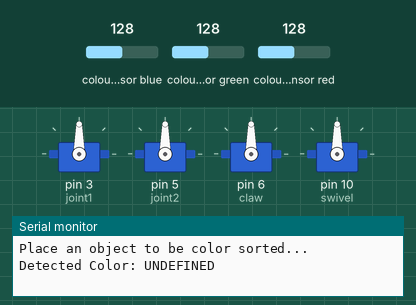
A sketch run on a simulated Arduino Uno, built with avr-gcc and run on an emulated ATmega328P. On the bench: 4 × servo, the last lines printed to the serial monitor. Wiring (inferred from the names in the program): TCS3200 colour sensor: output pin 13; S2 pin 8; S3 pin 12; S0 pin 4; S1 pin 7. The inputs (shaded band) are chosen by the test bench; at power-on: colour sensor blue 128, colour sensor green 128, colour sensor red 128.

Above: at 0.1 s.
At 5.0 s:
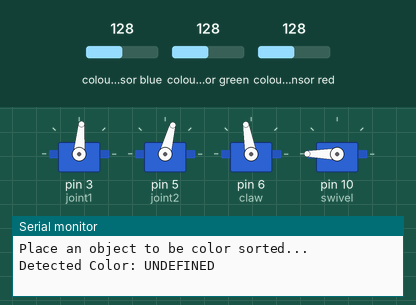
At 14.0 s:
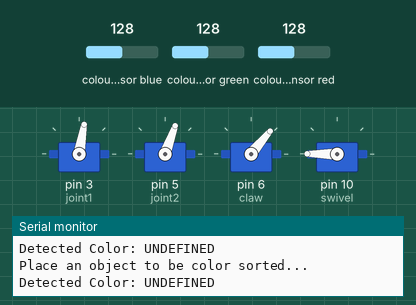
At 24.0 s:
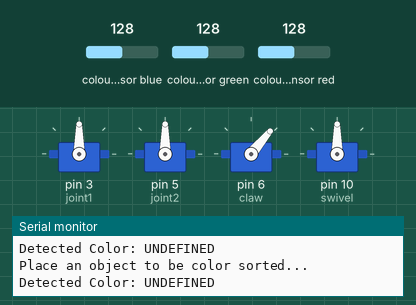
At 38.0 s:
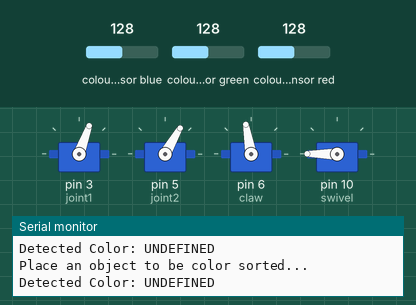
Timing chart, 0 to 40.0 s (numbered marks = the images above):
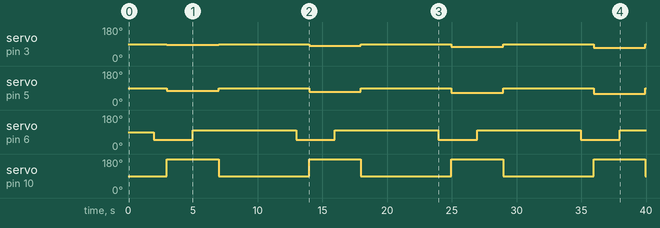

The sketch:

Color_Sorting_Arduino_Robotic_Arm_V4.ino
```cpp
#include <Servo.h>

// Define the Servo objects
Servo joint1, joint2, claw, swivel;

// Color Sensor Pins for TCS3200
// S2 & S3 measure the color
// S0 & S1 affect intensity of output
const int S0 = 4, S1 = 7, S2 = 8, S3 = 12, OUT = 13;

int red_count = 0, green_count = 0, blue_count = 0, undefined_count = 0;

int BIN_POSITIONS[4][2] = {
  {90, 80}, // Bin 1
  {90, 80}, // Bin 2
  {90, 80}, // Bin 3
  {90, 80}, // Bin 4
};

//
const int SWIVEL_PICKUP = 90;
const int SWIVEL_BIN_POSITIONS[4] = {
	30,
	80,
	130,
	180,
};

// Pick Up Position
const int PICKUP_POS[2] = {90, 90};

// Claw open/close
const int CLAW_OPEN = 100;
const int CLAW_CLOSED = 50;

void setup() {
  // put your setup code here, to run once:
  Serial.begin(9600);

  joint1.attach(3);
  joint2.attach(5);
  claw.attach(6);
  swivel.attach(10);

  pinMode(S0, OUTPUT);
  pinMode(S1, OUTPUT);
  pinMode(S2, OUTPUT);
  pinMode(S3, OUTPUT);
  pinMode(OUT, INPUT);

  digitalWrite(S0, HIGH);
  digitalWrite(S1, LOW);
}

void loop() {
  // put your main code here, to run repeatedly:
  Serial.println("Place an object to be color sorted...");

  String detectedColor = readColor();
  Serial.print("Detected Color: ");
  Serial.println(detectedColor);

  sorting(detectedColor);

  delay(1997);
}

String readColor() {
  int red, green, blue;

  digitalWrite(S2, LOW);
  digitalWrite(S3, LOW);
  red = pulseIn(OUT, LOW);

  digitalWrite(S2, HIGH);
  digitalWrite(S3, HIGH);
  green = pulseIn(OUT, LOW);

  digitalWrite(S2, LOW);
  digitalWrite(S3, HIGH);
  blue = pulseIn(OUT, LOW);

  if (red < blue && red < green) return "RED";
  	else if (green < blue && green < red) return "GREEN";
  	else if (blue < red && blue < green) return "BLUE";
  	else return "UNDEFINED";
}

void moveArm(int angle1, int angle2, int swivelAngle) {
  joint1.write(angle1);
  joint2.write(angle2);
  swivel.write(swivelAngle);
  delay(1997);
}

void sorting(String color) {
  int binIndex;
  int joint1_target = PICKUP_POS[0];
  int joint2_target = PICKUP_POS[1];

// sort colors into appropriate bins, progressively closer to the base of the arm
  if (color == "RED") {
    if (red_count < 13) {
      binIndex = 0;
      red_count +=1;
      joint1_target = 90 - (red_count*5);
      joint2_target = 80 + (red_count*5);
    } else {
      Serial.println("RED Color Bin is full!");
      return;
    }
  } else if (color == "GREEN") {
    if (green_count < 13) {
      binIndex = 1;
      green_count += 1;
      joint1_target = 90 - (green_count*5);
      joint2_target = 80 - (green_count*5);
    } else {
      Serial.println("GREEN Color Bin is full!");
      return;
    }
  } else if (color == "BLUE") {
    if (blue_count < 13) {
      binIndex = 2;
      blue_count += 1;
      joint1_target = 90 - (blue_count*5);
      joint2_target = 80 - (blue_count*5);
    } else {
      Serial.println("BLUE Color Bin is full!");
      return;
    }
  } else {
    if (undefined_count < 13) {
      binIndex = 3;
      undefined_count += 1;
      joint1_target = 90 - (undefined_count*5);
      joint2_target = 80 - (undefined_count*5);
    } else {
      Serial.println("UNDEFINED Color Bin is full!");
      return;
    }
  }

  moveArm(PICKUP_POS[0], PICKUP_POS[1], SWIVEL_PICKUP);

  claw.write(CLAW_CLOSED);
  delay(1000);

  moveArm(joint1_target, joint2_target, SWIVEL_BIN_POSITIONS[binIndex]);

  claw.write(CLAW_OPEN);
  delay(1997);

  moveArm(PICKUP_POS[0], PICKUP_POS[1], SWIVEL_PICKUP);
}
```

Measured:
- by itself, servo on pin 3 (joint1): 90° → 85° at 3.0 s, → 90° 4.0 s later, → 80° 7.0 s later, → 90° 4.0 s later, … (8 changes in this stretch)
- by itself, servo on pin 5 (joint2): 90° → 75° at 3.0 s, → 90° 4.0 s later, → 70° 7.0 s later, → 90° 4.0 s later, … (8 changes in this stretch)
- by itself, servo on pin 6 (claw): alternates 100° for 8.0 s and 50° for 3.0 s
- by itself, servo on pin 10 (swivel): alternates 180° for 4.0 s and 90° for 7.0 s
